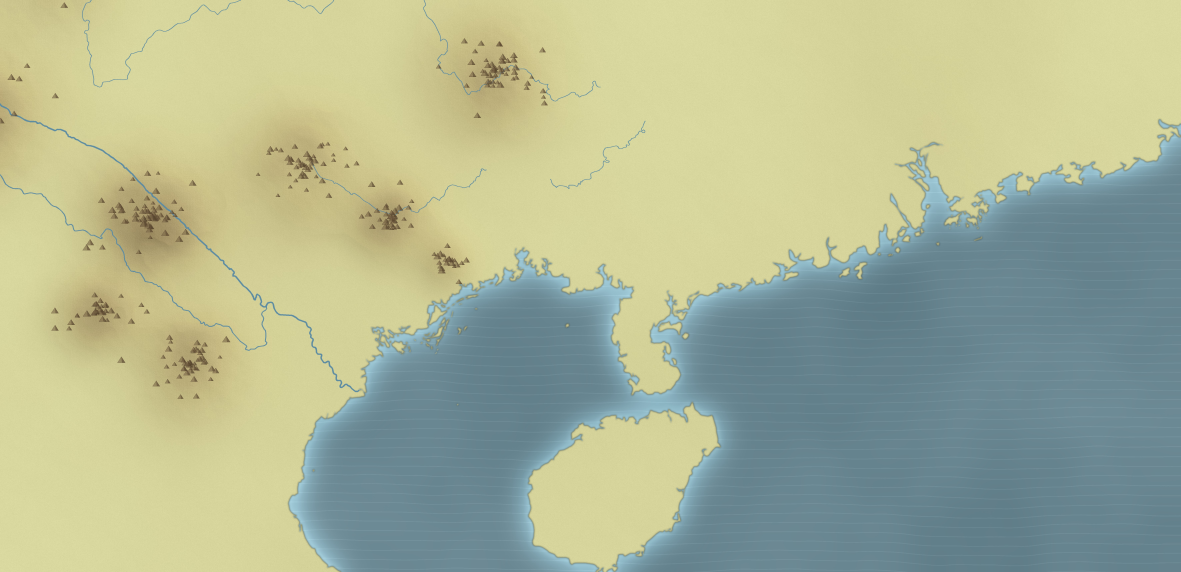
#> input picture phim_ban_do/world7.jpg, 7084 x 3432 px, found by its file name (shown at 1/6 size)
$ python mapink_nam.py
#> lines starting #> are read from the running program, lines starting #| are printed output that depends on the picture
# Bản đồ mực từ world7.jpg (đường bờ biển, sông thật). Lớp mực RGBA, nền trong suốt.
import numpy as np,cv2,math
from PIL import Image
Image.MAX_IMAGE_PIXELS=None
im=np.asarray(Image.open('/tmp/pc/phim_ban_do/world7.jpg').convert('RGB')).astype(np.float32)
LON0,LAT1,S=102.0,24.8,520;KX=S*math.cos(math.radians(23))
x0=(99.5-LON0)*KX;x1=(109.8-LON0)*KX;w=x1-x0;h=w*9/16;yc=(LAT1-11.6)*S;y0=yc-h/2
print('crop',x0,y0,w,h,'lat',LAT1-y0/S,LAT1-(y0+h)/S)
OW,OH=2880,1620
sc=OW/w
M=np.float32([[sc,0,-x0*sc],[0,sc,-y0*sc]])
c=cv2.warpAffine(im,M,(OW,OH),flags=cv2.INTER_AREA if sc<1 else cv2.INTER_LINEAR)
#> c: shape (1620, 2880, 3) float32; every value is 0
R,G,B=c[...,0],c[...,1],c[...,2]
#> R: shape (1620, 2880) float32; every value is 0
blue=(B>R+12).astype(np.uint8)
#> blue: shape (1620, 2880); every value is 0
sea=cv2.morphologyEx(blue,cv2.MORPH_OPEN,np.ones((9,9),np.uint8))
# giữ thành phần lớn = biển
n,lab,st,_=cv2.connectedComponentsWithStats(sea)
#> n = 1; st = [[0, 0, 2880, 1620, 4665600]]
keep=np.zeros_like(sea)
for i in range(1,n):
    if st[i,4]>20000: keep[lab==i]=1
sea=keep
river=blue*(1-cv2.dilate(sea,np.ones((7,7),np.uint8)))
river=cv2.morphologyEx(river,cv2.MORPH_OPEN,np.ones((2,2),np.uint8))
lum=(R+G+B)/3
mount=((R<165)&(G<140)&(B<110)&(sea==0)).astype(np.uint8)
#> mount: shape (1620, 2880); every value is 1
rng=np.random.default_rng(3)
def fbm(oct=5,base=4):
#> called with oct = 5, base = 4
    out=np.zeros((OH,OW),np.float32);a=1;t=0
    for o in range(oct):
        nn=base*2**o;g=rng.random((int(nn*OH/OW)+2,nn+2)).astype(np.float32)
        out+=cv2.resize(g,(OW,OH),interpolation=cv2.INTER_CUBIC)*a;t+=a;a*=.5
    return out/t
N=fbm();N2=fbm(4,12)
# biển: mực loang đậm dần ra khơi, có vệt sóng ngang
dist=cv2.distanceTransform(sea,cv2.DIST_L2,5)
seaa=sea*(0.24+0.26*np.clip(dist/300,0,1)+0.18*(N-.5))
yy=np.arange(OH)[:,None];xx=np.arange(OW)[None,:]
lines=(np.sin(yy*0.07+N2*14+xx*0.0015)>0.965).astype(np.float32)*sea*np.clip(dist/60,0,1)*0.16*(N2>0.55)
lines=cv2.GaussianBlur(lines,(0,0),1.2)
# bờ biển: viền mực, có rung
edge=cv2.morphologyEx(sea,cv2.MORPH_GRADIENT,np.ones((3,3),np.uint8)).astype(np.float32)
edge=np.clip(cv2.GaussianBlur(cv2.dilate(edge,np.ones((2,2),np.uint8)),(0,0),1.1)*1.4,0,1)
inner=np.clip(1-dist/18,0,1)*sea*0.25   # quầng đậm sát bờ
rv=np.clip(cv2.GaussianBlur(river.astype(np.float32),(0,0),.9)*1.3,0,1)*0.6
# địa hình: vùng tối trên đất -> mực nhạt; tam giác núi -> nét mực
ref=cv2.GaussianBlur(lum,(0,0),60)
relief=np.clip((218-cv2.GaussianBlur(lum,(0,0),10))/55,0,1)*(1-sea)*0.30
#> relief: shape (1620, 2880) float32; every value is 0.3
mtc=np.zeros((OH,OW),np.uint8);shc=np.zeros((OH,OW),np.uint8)
nm,lm,stm,cen=cv2.connectedComponentsWithStats(mount)
#> lm: shape (1620, 2880) int32; every value is 1
#> nm = 2; stm = [[-1, 2147483647, 0, 0, 0], [0, 0, 2880, 1620, 4665600]]; cen = [[nan, nan], [1439.5, 809.5]]
for i in range(1,nm):
    if stm[i,4]<4: continue
    x0_,y0_,w_,h_,ar=stm[i];k=max(1,int(ar/90))
    for j in range(min(k,40)):
        cx=x0_+rng.random()*w_;cy=y0_+rng.random()*h_;hh=12+rng.random()*16;ww=hh*1.5
        L=np.int32([[ (cx-ww/2+ww/2*u)*4,(cy+hh*.4-hh*(u**.8))*4] for u in np.linspace(0,1,7)])
        Rr=np.int32([[ (cx+ww/2*u)*4,(cy-hh*.6+hh*(u**1.2))*4] for u in np.linspace(0,1,7)])
        cv2.polylines(mtc,[L],False,190,3,cv2.LINE_AA,shift=2);cv2.polylines(mtc,[Rr],False,128,2,cv2.LINE_AA,shift=2)
        cv2.fillPoly(shc,[np.concatenate([L,Rr])],90,cv2.LINE_AA,shift=2)
#> this loop made 1 pass
#> (x0_, y0_, w_, h_, ar, k) on pass 1: (0, 0, 2880, 1620, 4665600, 51840)
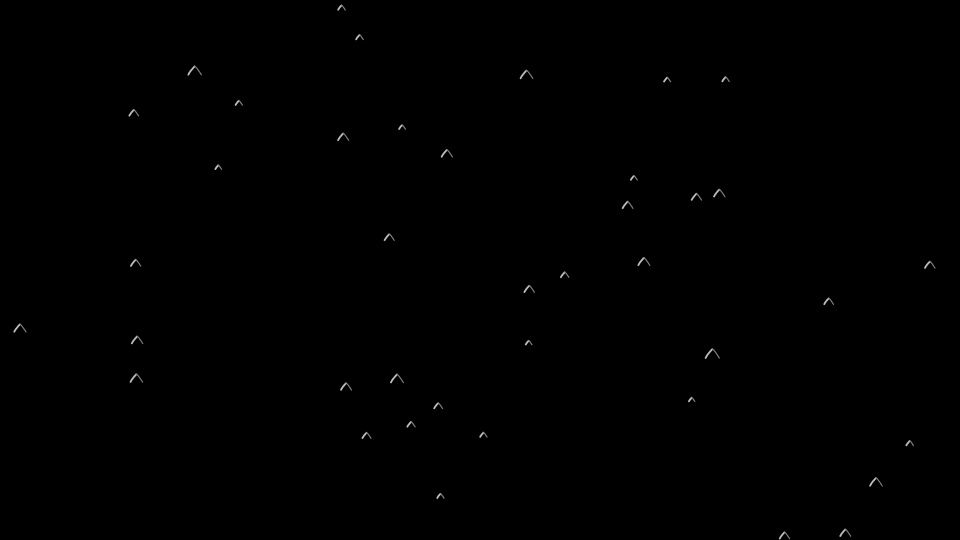
#> mtc: shape (1620, 2880) (shown at 1/3 size); min 0, max 190, mean 0.3
mt=np.maximum(mtc.astype(np.float32)/255,cv2.GaussianBlur(shc.astype(np.float32)/255,(0,0),2)*0.4)
A=np.clip(seaa+lines+edge*0.9+inner+rv+relief+mt,0,1)
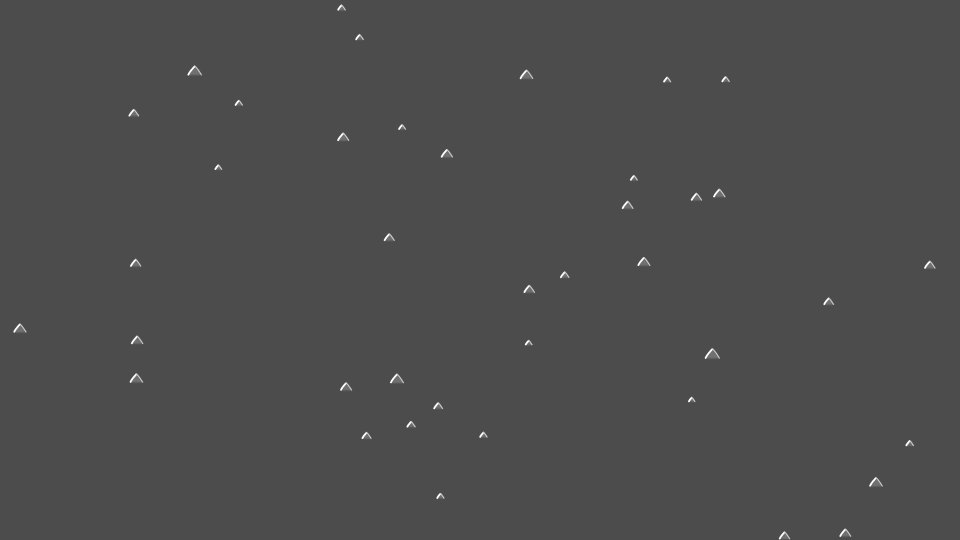
#> A: shape (1620, 2880) float32 (shown at 1/3 size); min 0.3, max 1, mean 0.301
# làm méo nhẹ cho giống nét cọ
dx=(cv2.GaussianBlur(rng.random((OH,OW)).astype(np.float32),(0,0),3)-.5)*14
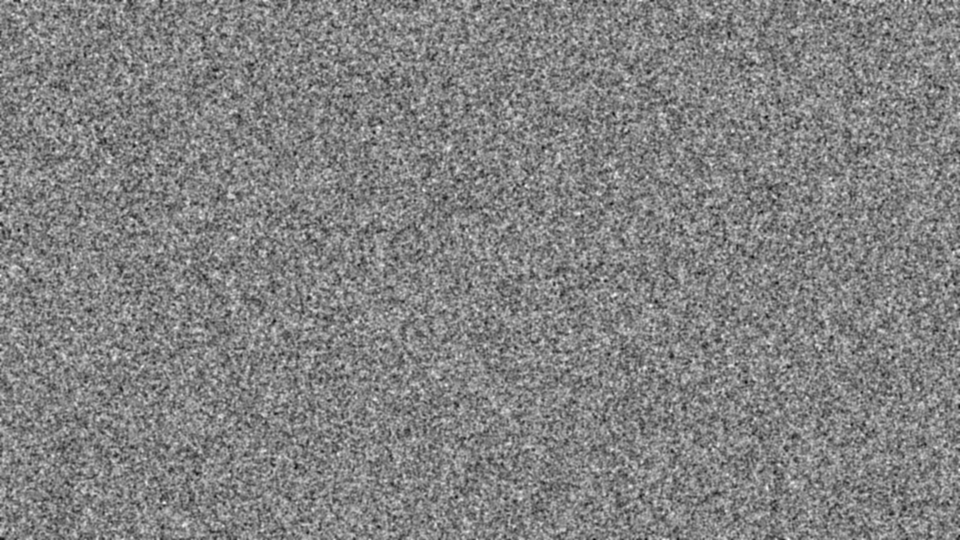
#> dx: shape (1620, 2880) float32 (shown at 1/3 size); min -1.8, max 1.72, mean 0.0025; drawn with min black and max white
dy=(cv2.GaussianBlur(rng.random((OH,OW)).astype(np.float32),(0,0),3)-.5)*14
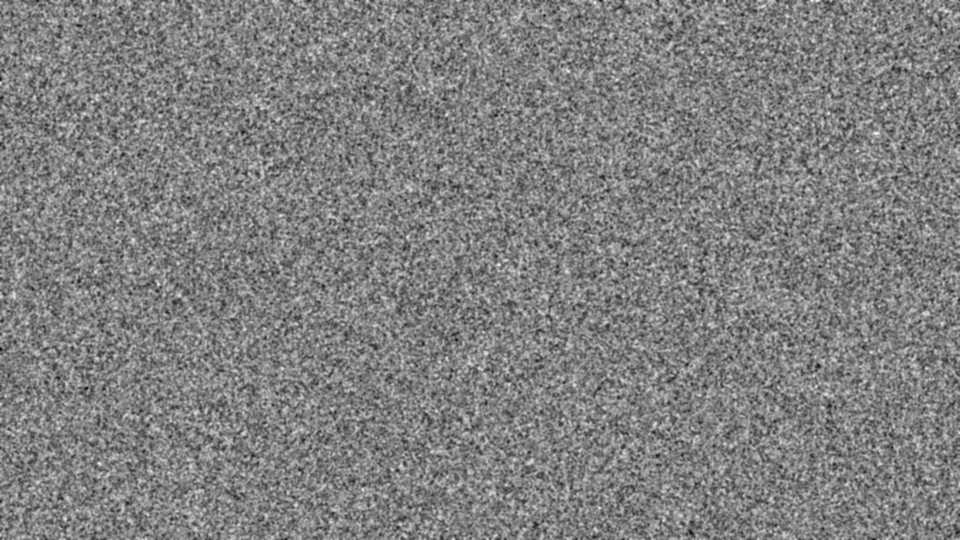
#> dy: shape (1620, 2880) float32 (shown at 1/3 size); min -1.81, max 1.77, mean -0.00261; drawn with min black and max white
mx,my=np.meshgrid(np.arange(OW,dtype=np.float32),np.arange(OH,dtype=np.float32))
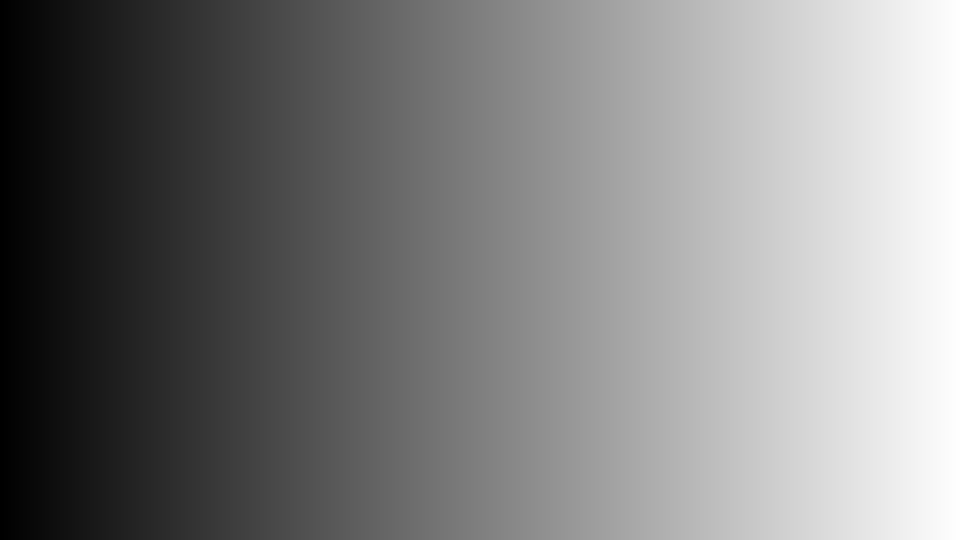
#> mx: shape (1620, 2880) float32 (shown at 1/3 size); min 0, max 2879, mean 1439.5; drawn with min black and max white
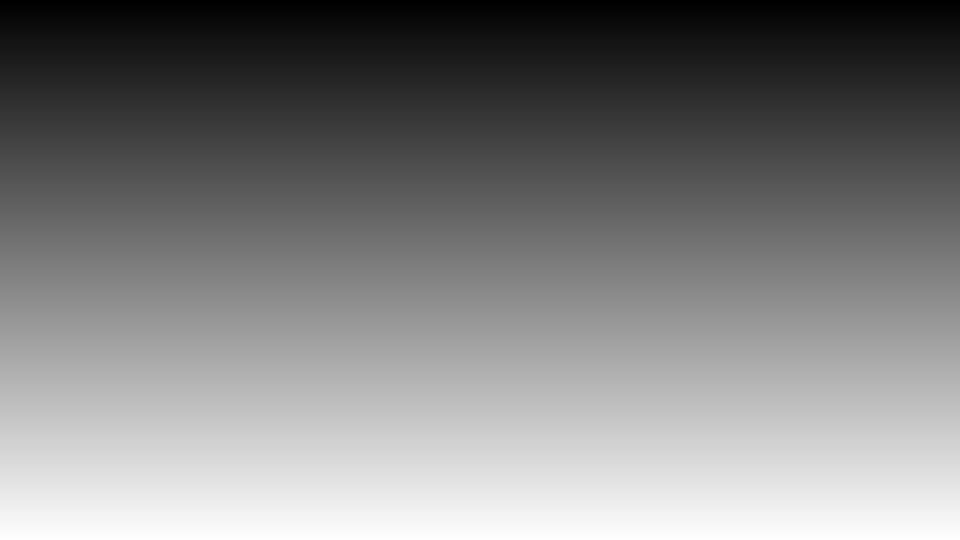
#> my: shape (1620, 2880) float32 (shown at 1/3 size); min 0, max 1619, mean 809.5; drawn with min black and max white
A=cv2.remap(A.astype(np.float32),mx+dx,my+dy,cv2.INTER_LINEAR)
ink=np.array([21,19,15],np.uint8)
#> ink = [21, 19, 15]
out=np.zeros((OH,OW,4),np.uint8);out[...,:3]=ink;out[...,3]=(A*255).astype(np.uint8)
#> after `out[..., 3] = (A * 255).astype(np.uint8)`:
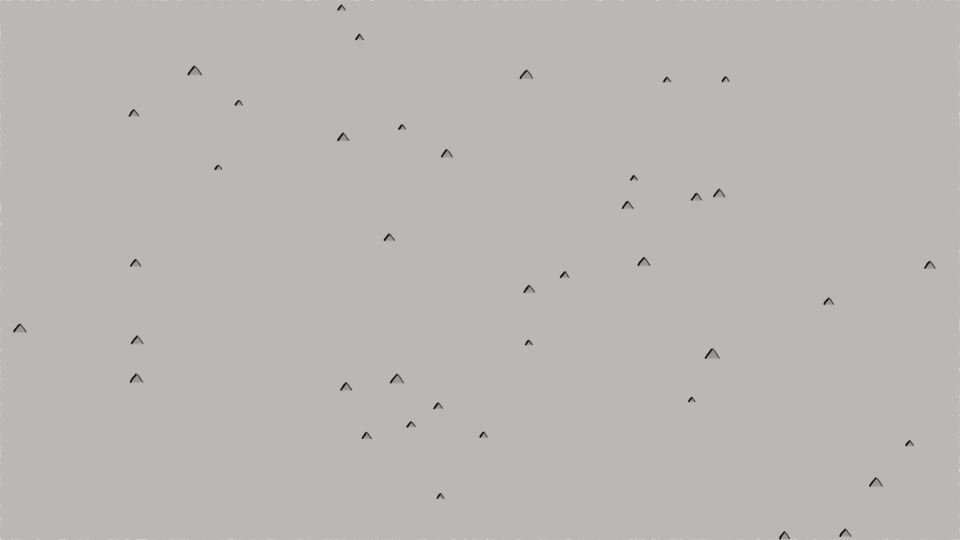
#> out: shape (1620, 2880, 4) (shown at 1/3 size); mean of channels 0, 1, 2, 3 21, 19, 15, 76.3; transparent parts drawn white
Image.fromarray(out,'RGBA').save('/tmp/gen/bd/a/map_nam.png')
# tọa độ thế giới (1920x1080) của các địa danh
def wpt(lon,lat): X=(lon-LON0)*KX;Y=(LAT1-lat)*S;return round((X-x0)*sc/1.5,1),round((Y-y0)*sc/1.5,1)
P={'giadinh':(106.69,10.78),'mytho':(106.36,10.36),'rachgam':(106.21,10.33),'rachgia':(105.08,10.01),'traon':(105.92,9.97),'sadec':(105.76,10.29),'manthit':(106.05,10.13),'bangkok':(100.52,13.75),'quynhon':(109.2,13.77),'phuquoc':(103.96,10.23),'chanlap':(104.92,11.56),'condao':(106.6,8.68)}
import json;json.dump({k:wpt(*v) for k,v in P.items()},open('/tmp/gen/bd/a/map_nam_pts.json','w'),indent=1)
print({k:wpt(*v) for k,v in P.items()})
#> (printed output is left out)
